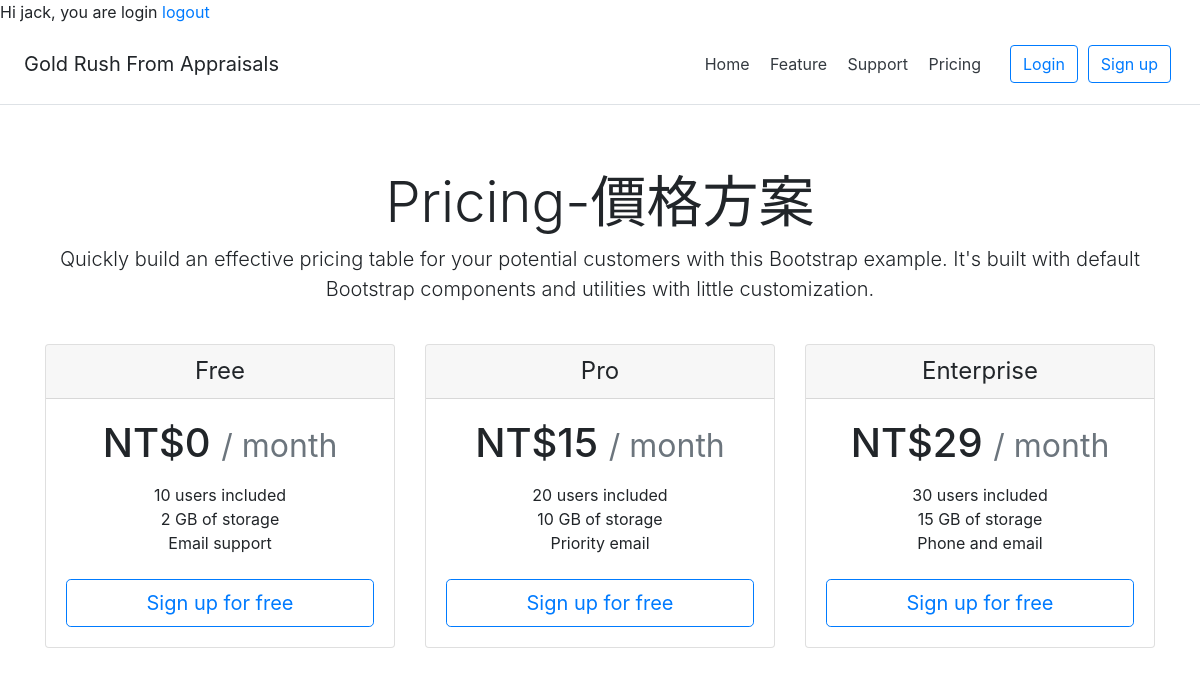
Page /pricing/ (signed in) on the committed database.
### users/models.py (models this page shows, shortened)
class Pricing(models.Model):
	title = models.CharField(max_length=20)
	price = models.CharField(max_length=20)
	content_1 = models.CharField(max_length=20)
	content_2 = models.CharField(max_length=20, blank=True)
	content_3 = models.CharField(max_length=20, blank=True)
	conten_4 = models.CharField(max_length=20, blank=True)

### users/views.py (the view)
# urls.py: path('pricing/',pricing), #new
def pricing(request):
	pricing_list = list(Pricing.objects.all())
	return render(request, 'pricing.html', {'pricing_list': pricing_list})

### templates/pricing.html (shortened to what this page needs)
{% extends 'base.html' %}
{% block login %}
{% if user.is_authenticated %}
Hi {{ user.username }}, you are login
<a href="{% url 'logout' %}">logout</a>
{% else %}
  <p>You are not logged in</p>
{% endif %}
{% endblock %}
{% block pricing %}
    <div class="pricing-header px-3 py-3 pt-md-5 pb-md-4 mx-auto text-center">
      <h1 class="display-4">Pricing-價格方案</h1>
      <p class="lead">Quickly build an effective pricing table for your potential customers with this Bootstrap example. It's built with default Bootstrap components and utilities with little customization.</p>
    </div>
    <div class="container">
      <div class="card-deck mb-3 text-center">
        {% for pricing in pricing_list %}
        <div class="card mb-4 box-shadow">
          <div class="card-header">
            <h4 class="my-0 font-weight-normal">{{ pricing.title }}</h4>
          </div>
          <div class="card-body">
            <h1 class="card-title pricing-card-title">NT${{ pricing.price }} <small class="text-muted">/ month</small></h1>
            <ul class="list-unstyled mt-3 mb-4">
              <li>{{ pricing.content_1 }}</li>
              <li>{{ pricing.content_2 }}</li>
              <li>{{ pricing.content_3 }}</li>
            </ul>
            <button type="button" class="btn btn-lg btn-block btn-outline-primary"><a href="/accounts/signup/">Sign up for free</a></button>
          </div>
        </div>
        {% endfor %}
      </div>
    </div>
{% endblock %}

### rows in the picture
Pricing: title "Free", price "0", content_1 "10 users included", content_2 "2 GB of storage", content_3 "Email support"
Pricing: title "Pro", price "15", content_1 "20 users included", content_2 "10 GB of storage", content_3 "Priority email"
Pricing: title "Enterprise", price "29", content_1 "30 users included", content_2 "15 GB of storage", content_3 "Phone and email"

### other values in the picture
{{ user.username }} "jack"
